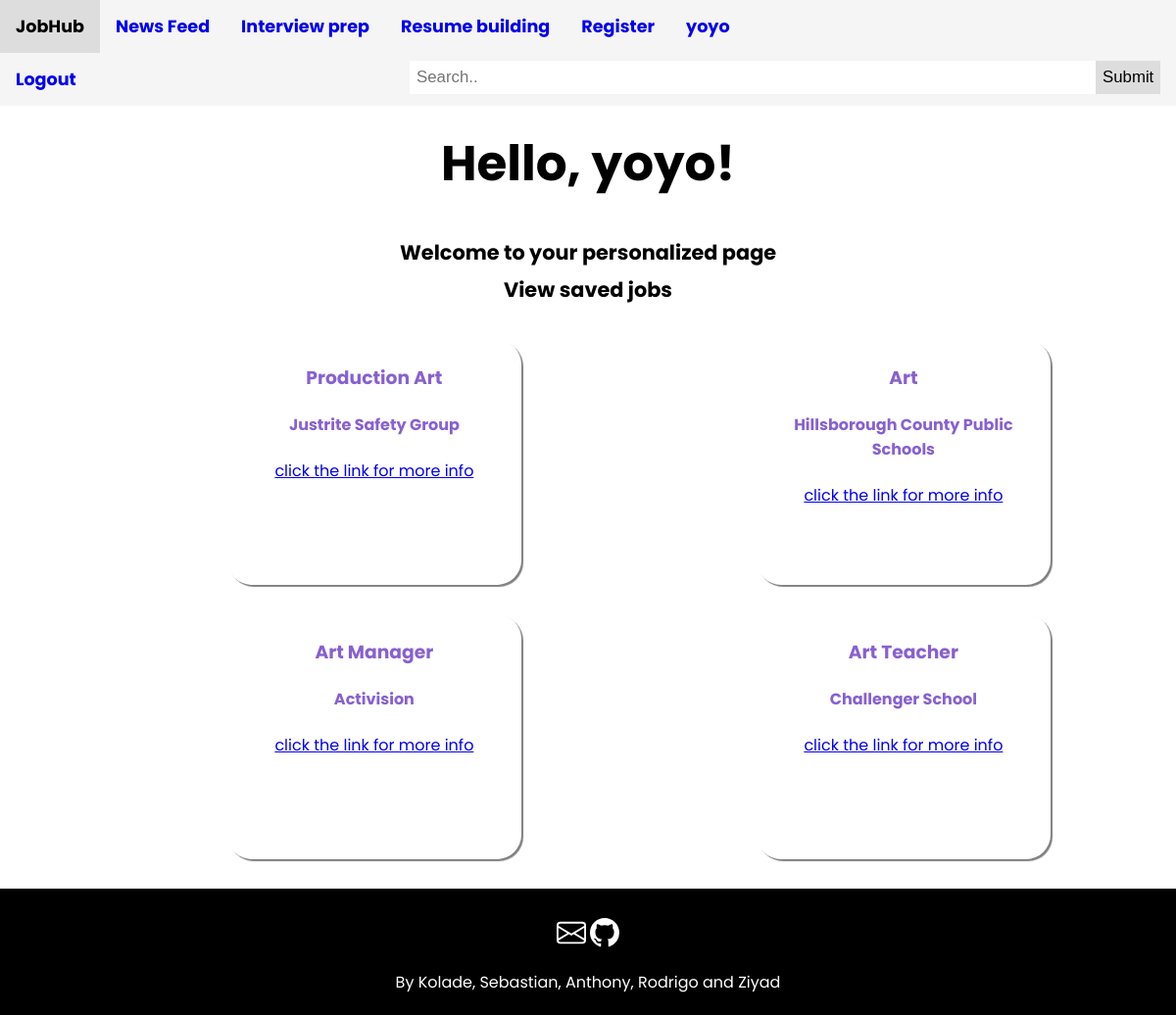
The app's page /yoyo (signed in) with its own data.
### main.py (models this page shows, shortened)
class User(db.Model, UserMixin):
    id = db.Column(db.Integer, primary_key=True)
    username = db.Column(db.Integer, unique=True, index=True)
    email = db.Column(db.String(64), unique=True, index=True)
    password_hash = db.Column(db.String(128))

class SavedJob(db.Model):
    id = db.Column(db.Integer, primary_key=True)
    title = db.Column(db.String(80), nullable=False)
    company = db.Column(db.String(80), nullable=False)
    link = db.Column(db.String(150))
    user_id = db.Column(db.Integer, db.ForeignKey('user.id'),
        nullable=False)
    user = db.relationship('User',
        backref=db.backref('saved_jobs', lazy=True))

### main.py (the view, shortened to what this page needs)
@app.route('/<name>')
@login_required
def user(name):
    link="/login"
    if current_user.is_authenticated:
        num = current_user.get_id()
        user = User.query.filter_by(id=num).first()
        link = "/{}".format(user.username)
    search = request.args.get('search')
    if request.method == 'GET' and search:
        return redirect((url_for('results', query=search)))
    def images():
        tracker = []
        y = []
    image = images()
    num = current_user.get_id()
    user = User.query.filter_by(id=num).first()
    jobs = user.saved_jobs
    size = len(jobs)
    if not image:
        return render_template('user_page.html', subtitle='Hello, ' + name + '!', link=link, user=user.username, jobs=jobs, size=size)
    else:
        return render_template('user_page.html', subtitle='Hello, ' + name + '!', names=image, link=link, user=user.username, jobs=jobs, size=size)

### main.py (called while the page is built)
@login_manager.user_loader
def load_user(user_id):
    return User.query.get(int(user_id))

### templates/user_page.html (shortened to what this page needs)
{% extends "home.html" %}
{% block content %}
<div class="fullpage">
   <p class="whitespace">
   <div class="headerbackground-text-center">
       <h1 class = "title"> {{ subtitle }} </h1>
       <h4 class = "text mb-2 text-muted"> <small>Welcome to your personalized page<br> View saved jobs</small></h4>
   </div>
   <div class="result-container">
            {%for i in range(0, size)%}
             <div class="row">
                    <div class="result_card">
                        <div class="ind-result">
                            <h3 class="job_title">{{jobs[i].title}}</h3>
                            <h4 class="company_name">{{jobs[i].company}}</h4>
                            <div class="result-card-text">
                                <a href="{{jobs[i].link}}"><p>click the link for more info</p></a>
                            </div>
                        </div>
                    </div>
            </div>
            {%endfor%}
   </div>
</div>
{% endblock content %}

### templates/home.html (shortened to what this page needs)
<!doctype html>
<html>
   <head>
      <link rel="stylesheet" href="static/home.css">
      <link rel="stylesheet" href="static/user_page.css">
   </head>
   <body>
      <div class="navbar">
         <ul>
           <li><a href="/">JobHub</a></li>
           <li><a href="/feed">News Feed</a></li>
           <li><a href="/interview">Interview prep</a></li>
           <li><a href="/resume">Resume building</a></li>
           <li><a href="/register">Register</a></li>
           <li><a href="{{link}}">{{user}}</a></li>
           <div class="search-container">
             <form method="GET">
               <input type="text" placeholder="Search.." name="search">
               <button type="submit">Submit</button>
             </form>
           </div>
           <li><a class="btn btn-lg btn-secondary title" href="/logout" role="button">Logout</a></li>
         </ul>
      </div>
      <div class="home-page-container">
         <div class="middle-container">
            <div class="left-side">
            </div>
         </div>
      </div>
   </body>
   {% block content %}{% endblock %}
   <div class="bottom-footer">
     <center>
             <br />
     </center>
     <center>
              <p>By Kolade, Sebastian, Anthony, Rodrigo and Ziyad</p>
     </center>
 </div>
</html>

### static/home.css (style rules this page uses)
body { margin: 0; padding: 0; font-family: poppins; }
ul { width: 100%; position: fixed; list-style-type: none; margin: 0; padding: 0; overflow: hidden; background-color: whitesmoke; }
li { float: left; }
li a { font-weight: bolder; font-family: poppins; display: block; color: ; text-align: center; padding: 18px 20px; text-decoration: none; }
.home-page-container { margin: 0; padding: 0; width: 100%; height: 0px; background-image: linear-gradient(47deg,#8c3cee 0%,#2f85f6 60%,#2daef7 100%) }
* { box-sizing: border-box; }
.navbar a { float: left; display: block; color: ; text-align: center; padding: 14px 16px; text-decoration: none; font-size: 1.1em; }
.search-container { float: right; }
input[type=text] { width: 700px; padding: .4em; margin-top: .5em; font-size: 1.05em; border: none; }
.search-container button { float: right; padding: .4em; margin-top: .5em; margin-right: 16px; background: #ddd; font-size: 1.05em; border: none; cursor: pointer; }
.left-side { padding-left: 40px; color: whitesmoke; font-family: poppins; margin: auto; padding-top: 7%; }
.bottom-footer { height: 5%; padding: 5px; background-color: #C1C8E4; }

### static/user_page.css (style rules this page uses)
.fullpage { font-family: poppins; }
.headerbackground-text-center { padding-top: 80px; font-size: 25px; text-align: center; }
.ind-result { width: 100%; text-align: center; display: inline-block; border-radius: 25px; background: white; padding: 5px; height: 250px; width: 300px; text-decoration: none; margin-bottom: 20px; box-shadow: 2px 2px 1px grey; color: #8860D0; }
.row { padding-left: 115px; float: left; width: 45%; }
.result_card { margin: auto; width: 45%; margin-bottom: 10px; }
.bottom-footer { color: white; float:left; width: 100%; height: 5%; padding: 5px; background-color: black; }
.btn { border-radius: 5px; margin-right: 10px; padding: 10px 12px; background-color: whitesmoke; font-weight: Bolder; text-decoration: none; }

### records on screen
User: username "yoyo"
SavedJob: title "Production Art", company "Justrite Safety Group"
SavedJob: title "Art", company "Hillsborough County Public Schools"
SavedJob: title "Art Manager", company "Activision"
SavedJob: title "Art Teacher", company "Challenger School"

### other values on screen
{{ subtitle }} "Hello, yoyo!"
